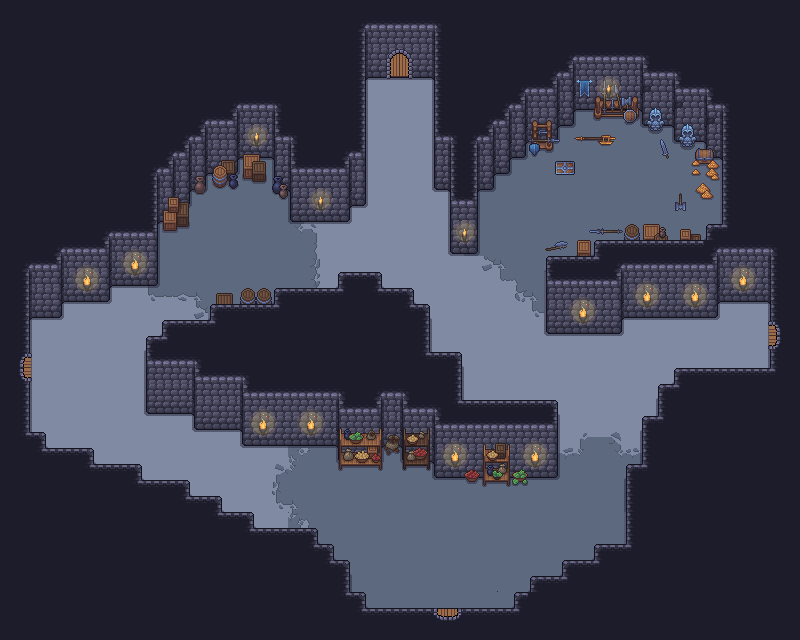

Tiled map render using the project's own tile images. Description and the map definition, with tile-layer contents summarised, below:
An orthogonal 50x40 tile map with 16x16 px tiles, 6 tile layers (Suelo, Suelo Decoracion, Paredes, Capa Auxiliar Visual, ...), 15 tilesets and 27 objects.

<map version="1.10" tiledversion="1.12.1" orientation="orthogonal" renderorder="right-down" width="50" height="40" tilewidth="16" tileheight="16" infinite="0" nextlayerid="11" nextobjectid="37">
 <tileset firstgid="1" source="../tilesets/Paredes2.tsx" />
 <tileset firstgid="494" source="../tilesets/puertas.tsx" />
 <tileset firstgid="498" source="../tilesets/player.tsx" />
 <tileset firstgid="499" source="../tilesets/Paredes.tsx" />
 <tileset firstgid="755" source="../tilesets/Fuegos.tsx" />
 <tileset firstgid="953" source="../tilesets/Suelo.tsx" />
 <tileset firstgid="1073" source="../tilesets/Objetos.tsx" />
 <tileset firstgid="1289" source="../tilesets/supplies_objects.tsx" />
 <tileset firstgid="1844" source="../tilesets/Other_objects.tsx" />
 <tileset firstgid="2028" source="../tilesets/pedestals.tsx" />
 <tileset firstgid="2398" source="../tilesets/corazon.tsx" />
 <tileset firstgid="2399" source="../tilesets/goomba.tsx" />
 <tileset firstgid="2400" source="../tilesets/skeleton.tsx" />
 <tileset firstgid="2402" source="../tilesets/amongus.tsx" />
 <tileset firstgid="2403" source="../tilesets/azeris.tsx" />
 <group id="4" name="Room">
  <layer id="2" name="Suelo" width="50" height="40">
   <data>[2000 cells, 2000 non-empty, 1 distinct tile ids]</data>
  </layer>
  <layer id="8" name="Suelo Decoracion" width="50" height="40">
   <data>[2000 cells, 433 non-empty, 26 distinct tile ids]</data>
  </layer>
  <layer id="1" name="Paredes" width="50" height="40">
   <data>[2000 cells, 1414 non-empty, 66 distinct tile ids]</data>
  </layer>
  <layer id="10" name="Capa Auxiliar Visual" width="50" height="40">
   <data>[2000 cells, 38 non-empty, 38 distinct tile ids]</data>
  </layer>
  <layer id="9" name="Paredes Decoracion" width="50" height="40">
   <data>[2000 cells, 162 non-empty, 59 distinct tile ids]</data>
  </layer>
  <layer id="3" name="Puertas" width="50" height="40">
   <data>[2000 cells, 4 non-empty, 4 distinct tile ids]</data>
  </layer>
  <objectgroup id="6" name="Utils">
   <object id="5" gid="2398" x="664" y="212" width="18" height="18" />
   <object id="6" gid="2398" x="576.5" y="147.5" width="18" height="18" />
   <object id="7" gid="2398" x="215.667" y="222.333" width="18" height="18" />
   <object id="8" gid="2398" x="382.333" y="503" width="18" height="18" />
   <object id="9" gid="2398" x="490.333" y="519" width="18" height="18" />
   <object id="35" gid="2403" x="694.667" y="192.667" width="21" height="21" />
  </objectgroup>
  <objectgroup id="7" name="Entities">
   <object id="12" gid="2399" x="640.667" y="164" width="16" height="16" />
   <object id="13" gid="2399" x="607.333" y="222.667" width="16" height="16" />
   <object id="14" gid="2399" x="183.333" y="292" width="16" height="16" />
   <object id="15" gid="2399" x="268" y="488.667" width="16" height="16" />
   <object id="16" gid="2399" x="153.333" y="448.667" width="16" height="16" />
   <object id="18" gid="2399" x="571.333" y="521.333" width="16" height="16" />
   <object id="19" gid="2399" x="323.333" y="508.667" width="16" height="16" />
   <object id="20" gid="2399" x="598.667" y="387.333" width="16" height="16" />
   <object id="21" gid="2399" x="284.667" y="262" width="16" height="16" />
   <object id="22" gid="2399" x="507.333" y="365.333" width="16" height="16" />
   <object id="23" gid="2399" x="426" y="280" width="16" height="16" />
   <object id="24" gid="2400" x="556" y="202.667" width="32" height="32" />
   <object id="25" gid="2400" x="469.333" y="331.333" width="32" height="32" />
   <object id="26" gid="2401" x="221.333" y="267.333" width="32" height="32" />
   <object id="27" gid="2401" x="204.667" y="481.333" width="32" height="32" />
   <object id="28" gid="2400" x="581.333" y="462" width="32" height="32" />
   <object id="31" gid="2402" x="506.333" y="243" width="30" height="30" />
  </objectgroup>
  <objectgroup id="5" name="Player">
   <object id="1" gid="498" x="362.667" y="137.333" width="64" height="64" />
   <object id="2" gid="498" x="412.333" y="606" width="64" height="64" />
   <object id="3" gid="498" x="697.333" y="365.333" width="64" height="64" />
   <object id="4" gid="498" x="38" y="402" width="64" height="64" />
  </objectgroup>
 </group>
</map>
